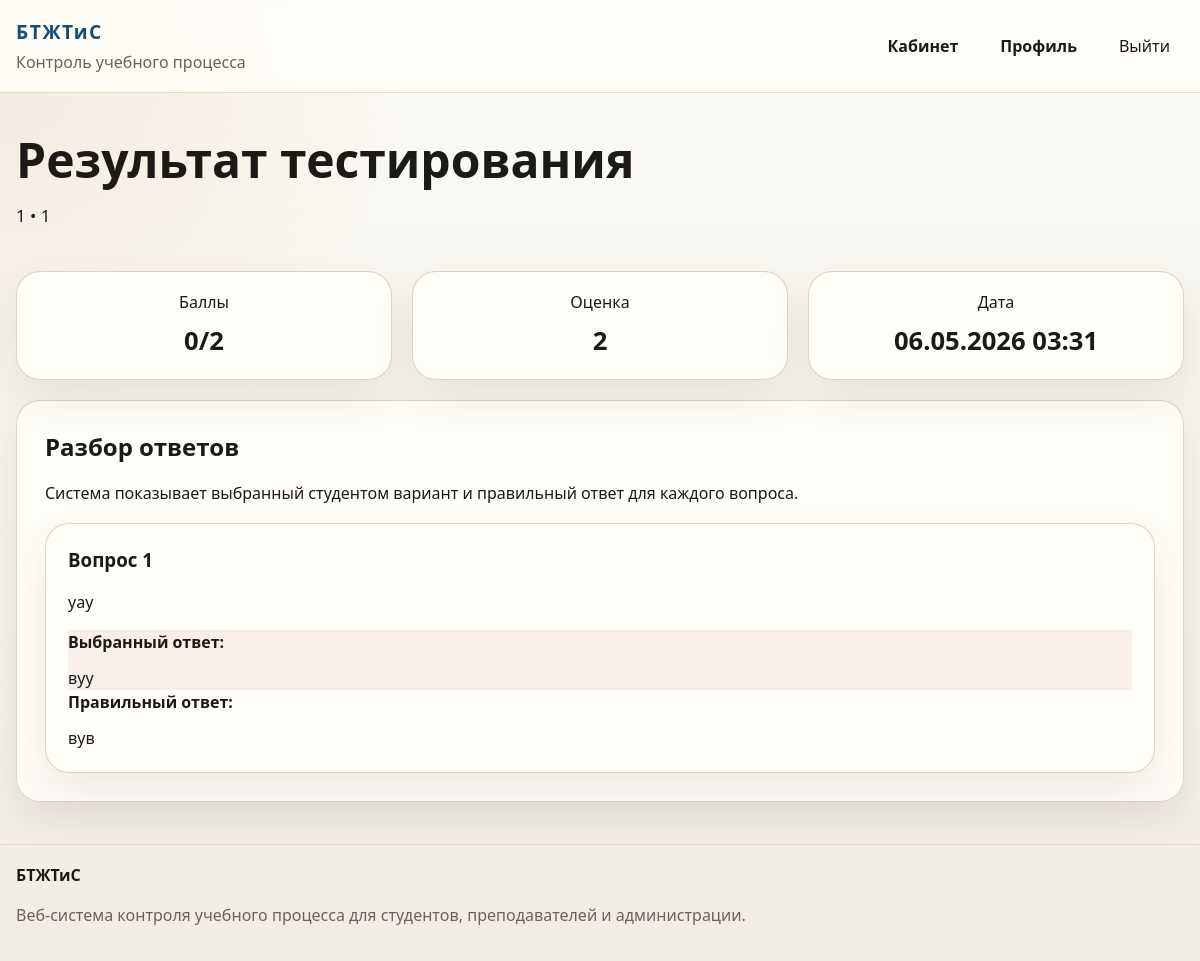
Screenshot of /attempts/1/result/ (signed in) with the database file from the repository.
### education/models.py (models this page shows, shortened)
class TestAttempt(models.Model):
    student = models.ForeignKey(
        settings.AUTH_USER_MODEL,
        on_delete=models.CASCADE,
        related_name="attempts",
        limit_choices_to={"role": ROLE_STUDENT},
        verbose_name="Студент",
    )
    test = models.ForeignKey(Test, on_delete=models.CASCADE, related_name="attempts", verbose_name="Тест")
    attempt_number = models.PositiveIntegerField("Номер попытки", default=1)
    score = models.PositiveIntegerField("Набрано баллов", default=0)
    max_score = models.PositiveIntegerField("Максимум баллов", default=0)
    grade = models.CharField("Оценка", max_length=2, blank=True)
    started_at = models.DateTimeField("Начало", auto_now_add=True)
    completed_at = models.DateTimeField("Окончание", blank=True, null=True)
    is_finished = models.BooleanField("Завершён", default=False)
    class Meta:
        db_table = "test_attempts"
        ordering = ["-started_at"]
        unique_together = ("student", "test", "attempt_number")
        verbose_name = "Попытка прохождения"
        verbose_name_plural = "Попытки прохождения"

class Test(models.Model):
    title = models.CharField("Название теста", max_length=200)
    description = models.TextField("Описание", blank=True)
    discipline = models.ForeignKey(
        Discipline,
        on_delete=models.CASCADE,
        related_name="tests",
        verbose_name="Дисциплина",
    )
    author = models.ForeignKey(
        settings.AUTH_USER_MODEL,
        on_delete=models.CASCADE,
        related_name="created_tests",
        limit_choices_to={"role": ROLE_TEACHER},
        verbose_name="Автор",
    )
    groups = models.ManyToManyField(
        AcademicGroup,
        through="TestGroup",
        through_fields=("test", "group"),
        related_name="tests",
        blank=True,
        verbose_name="Доступные группы",
    )
    time_limit_minutes = models.PositiveIntegerField("Лимит времени (мин.)", default=30)
    max_attempts = models.PositiveIntegerField("Максимум попыток", default=1)
    is_published = models.BooleanField("Опубликован", default=False)
    available_from = models.DateTimeField("Доступен с", blank=True, null=True)
    available_to = models.DateTimeField("Доступен до", blank=True, null=True)
    created_at = models.DateTimeField("Создан", auto_now_add=True)
    updated_at = models.DateTimeField("Обновлён", auto_now=True)
    class Meta:
        db_table = "tests"
        ordering = ["-updated_at", "title"]
        verbose_name = "Тест"
        verbose_name_plural = "Тесты"

class Discipline(models.Model):
    name = models.CharField("Дисциплина", max_length=120, unique=True)
    code = models.CharField("Код", max_length=20, blank=True)
    description = models.TextField("Описание", blank=True)
    teachers = models.ManyToManyField(
        settings.AUTH_USER_MODEL,
        related_name="disciplines_taught",
        blank=True,
        limit_choices_to={"role": ROLE_TEACHER},
        verbose_name="Преподаватели",
    )
    groups = models.ManyToManyField(
        AcademicGroup,
        through="DisciplineGroup",
        through_fields=("discipline", "group"),
        related_name="disciplines",
        blank=True,
        verbose_name="Учебные группы",
    )
    class Meta:
        db_table = "disciplines"
        ordering = ["name"]
        verbose_name = "Дисциплина"
        verbose_name_plural = "Дисциплины"

class StudentAnswer(models.Model):
    attempt = models.ForeignKey(
        TestAttempt,
        on_delete=models.CASCADE,
        related_name="answers",
        verbose_name="Попытка",
    )
    question = models.ForeignKey(
        Question,
        on_delete=models.CASCADE,
        related_name="answers",
        verbose_name="Вопрос",
    )
    selected_option = models.ForeignKey(
        AnswerOption,
        on_delete=models.SET_NULL,
        blank=True,
        null=True,
        related_name="selected_answers",
        verbose_name="Выбранный вариант",
    )
    is_correct = models.BooleanField("Правильный ответ", default=False)
    answered_at = models.DateTimeField("Обновлено", auto_now=True)
    class Meta:
        db_table = "student_answers"
        ordering = ["question__order", "id"]
        unique_together = ("attempt", "question")
        verbose_name = "Ответ студента"
        verbose_name_plural = "Ответы студентов"

class Question(models.Model):
    test = models.ForeignKey(Test, on_delete=models.CASCADE, related_name="questions", verbose_name="Тест")
    text = models.TextField("Текст вопроса")
    image = models.ImageField("Изображение", upload_to="questions/", blank=True, null=True)
    order = models.PositiveIntegerField("Порядок", default=1)
    class Meta:
        db_table = "questions"
        ordering = ["order", "id"]
        unique_together = ("test", "order")
        verbose_name = "Вопрос"
        verbose_name_plural = "Вопросы"

class AnswerOption(models.Model):
    question = models.ForeignKey(
        Question,
        on_delete=models.CASCADE,
        related_name="options",
        verbose_name="Вопрос",
    )
    text = models.CharField("Вариант ответа", max_length=255)
    is_correct = models.BooleanField("Правильный", default=False)
    order = models.PositiveIntegerField("Порядок", default=1)
    class Meta:
        db_table = "answer_options"
        ordering = ["order", "id"]
        unique_together = ("question", "order")
        verbose_name = "Вариант ответа"
        verbose_name_plural = "Варианты ответов"
    def __str__(self):
        return self.text

### education/views.py (the view)
# urls.py: path("attempts/<int:attempt_pk>/result/", views.attempt_result, name="attempt_result"),
@login_required
def attempt_result(request, attempt_pk):
    attempt = get_object_or_404(
        TestAttempt.objects.select_related("student", "test", "test__discipline").prefetch_related(
            "answers__question",
            "answers__selected_option",
            "answers__question__options",
        ),
        pk=attempt_pk,
    )
    is_owner = attempt.student == request.user
    is_teacher_owner = request.user.is_teacher and attempt.test.author == request.user
    is_admin = request.user.is_administrator or request.user.is_superuser
    if not (is_owner or is_teacher_owner or is_admin):
        return HttpResponseForbidden("Доступ запрещён.")
    if not attempt.is_finished and is_owner:
        return redirect("education:take_test", attempt_pk=attempt.pk, order=1)
    return render(request, "education/test_result.html", {"attempt": attempt})

### education/context_processors.py (called while the page is built)
def site_meta(request):
    view_name = getattr(getattr(request, "resolver_match", None), "view_name", "")
    meta = DEFAULT_META | ROUTE_META.get(view_name, {})
    meta["url"] = request.build_absolute_uri()
    meta["image"] = request.build_absolute_uri(static("education/img/og-cover.svg"))
    meta["og_title"] = meta["title"]
    return {
        "site_meta": meta,
        "current_view_name": view_name,
    }

### education/models.py (called while the page is built)
    @property
    def is_teacher(self):
        return self.role == self.Role.TEACHER

    @property
    def is_administrator(self):
        return self.role == self.Role.ADMINISTRATOR or self.is_superuser

### templates/education/test_result.html (shortened to what this page needs)
{% extends "base.html" %}
{% block content %}
<section class="section">
    <div class="container">
        <div class="page-head page-head-inline">
            <div>
                <h1>Результат тестирования</h1>
                <p>{{ attempt.test.title }} • {{ attempt.test.discipline.name }}</p>
            </div>
        </div>
        <div class="stats-strip">
            <article class="mini-stat"><span>Баллы</span><strong>{{ attempt.score }}/{{ attempt.max_score }}</strong></article>
            <article class="mini-stat"><span>Оценка</span><strong>{{ attempt.grade }}</strong></article>
            <article class="mini-stat"><span>Дата</span><strong>{{ attempt.completed_at|date:"d.m.Y H:i" }}</strong></article>
        </div>
        <section class="panel panel-top-space">
            <div class="section-head">
                <h2>Разбор ответов</h2>
                <p>Система показывает выбранный студентом вариант и правильный ответ для каждого вопроса.</p>
            </div>
            <div class="cards-grid">
                {% for answer in attempt.answers.all %}
                    <article class="feature-card question-card">
                        <h3>Вопрос {{ answer.question.order }}</h3>
                        <p>{{ answer.question.text }}</p>
                        <div class="answer-summary {% if answer.is_correct %}success-state{% else %}danger-state{% endif %}">
                            <strong>Выбранный ответ:</strong>
                            <span>{{ answer.selected_option|default:"Ответ не выбран" }}</span>
                        </div>
                        <div class="answer-summary">
                            <strong>Правильный ответ:</strong>
                            {% for option in answer.question.options.all %}
                                {% if option.is_correct %}
                                    <span>{{ option.text }}</span>
                                {% endif %}
                            {% endfor %}
                        </div>
                    </article>
                {% endfor %}
            </div>
        </section>
    </div>
</section>
{% endblock %}

### static/education/css/styles.css (style rules this page uses)
:root { --bg: #f6f4ee; --surface: #fffdf8; --surface-alt: #efe8d9; --border: #dccfb9; --text: #1c1a16; --muted: #6c6254; --primary: #124e78; --primary-dark: #0d3958; --accent: #cb7c2f; --danger: #a63d40; --success: #216869; --shadow: 0 18px 40px rgba(28, 26, 22, 0.08); --radius: 24px; }
html { min-width: 320px; }
*, *::before, *::after { box-sizing: border-box; }
:where(*, *::before, *::after) { min-width: 0; }
body { margin: 0; min-height: 100svh; display: flex; flex-direction: column; font-family: "Segoe UI", Tahoma, Geneva, Verdana, sans-serif; background: radial-gradient(circle at top left, rgba(203, 124, 47, 0.12), transparent 28%), linear-gradient(180deg, #fbfaf6 0%, #f2ede2 100%); color: var(--text); line-height: 1.5; overflow-wrap: break-word; }
:where(h1, h2, h3, .brand-text, .table-muted, .quick-link) { overflow-wrap: anywhere; }
.container { width: min(1180px, calc(100% - 32px)); margin: 0 auto; }
.header-inner, .footer-inner, .page-head-inline, .head-actions, .main-nav, .hero-actions, .hero-note, .quick-links, .test-meta, .test-actions, .filters-row, .filters-actions, .actions-cell, .checkbox-line, .form-actions, .log-item, .answer-row { display: flex; align-items: center; gap: 14px; }
.section, .hero { padding: 42px 0; }
.hero-grid, .dashboard-grid, .cards-grid, .stat-grid, .stats-strip, .stats-strip-wide, .form-grid, .formset-grid { display: grid; gap: 20px; }
.hero h1, .page-head h1 { margin: 0 0 12px; font-size: clamp(2rem, 4vw, 3.6rem); line-height: 1.05; }
.hero-text, .page-head p { font-size: 1.05rem; line-height: 1.7; max-width: 760px; }
.hero-panel, .panel, .feature-card, .mini-stat, .stat-card, .details-card { background: rgba(255, 253, 248, 0.94); border: 1px solid rgba(220, 207, 185, 0.9); border-radius: var(--radius); box-shadow: var(--shadow); }
.hero-panel, .panel { padding: 28px; }
.stat-grid, .stats-strip { grid-template-columns: repeat(auto-fit, minmax(150px, 1fr)); }
.stat-card, .mini-stat { padding: 18px; text-align: center; }
.stat-card span, .mini-stat span { display: block; overflow-wrap: normal; text-wrap: balance; }
.stat-card strong, .mini-stat strong { display: block; margin-top: 8px; font-size: 1.6rem; text-align: center; }
.cards-grid { grid-template-columns: repeat(auto-fit, minmax(260px, 1fr)); }
.feature-card { padding: 22px; }
.section-head { margin-bottom: 18px; }
:where(.section-head, .page-head) > :last-child { margin-bottom: 0; }
.section-head h2, .feature-card h3, .details-card summary { margin: 0 0 8px; }
.page-head { margin-bottom: 24px; }
.page-head-inline { justify-content: space-between; align-items: flex-start; }
.panel-top-space { margin-top: 20px; }
.option-card-editor, .details-content, .answer-summary, .answer-option { display: grid; gap: 12px; }
.danger-state { background: rgba(166, 61, 64, 0.08); }

### rows the page displays
TestAttempt: test "1", test.discipline.name "1", score "0", max_score "2", grade "2", completed_at "06.05.2026 03:31"
StudentAnswer: question.order "1", question.text "уау", selected_option "вуу"
AnswerOption: text "вув"
